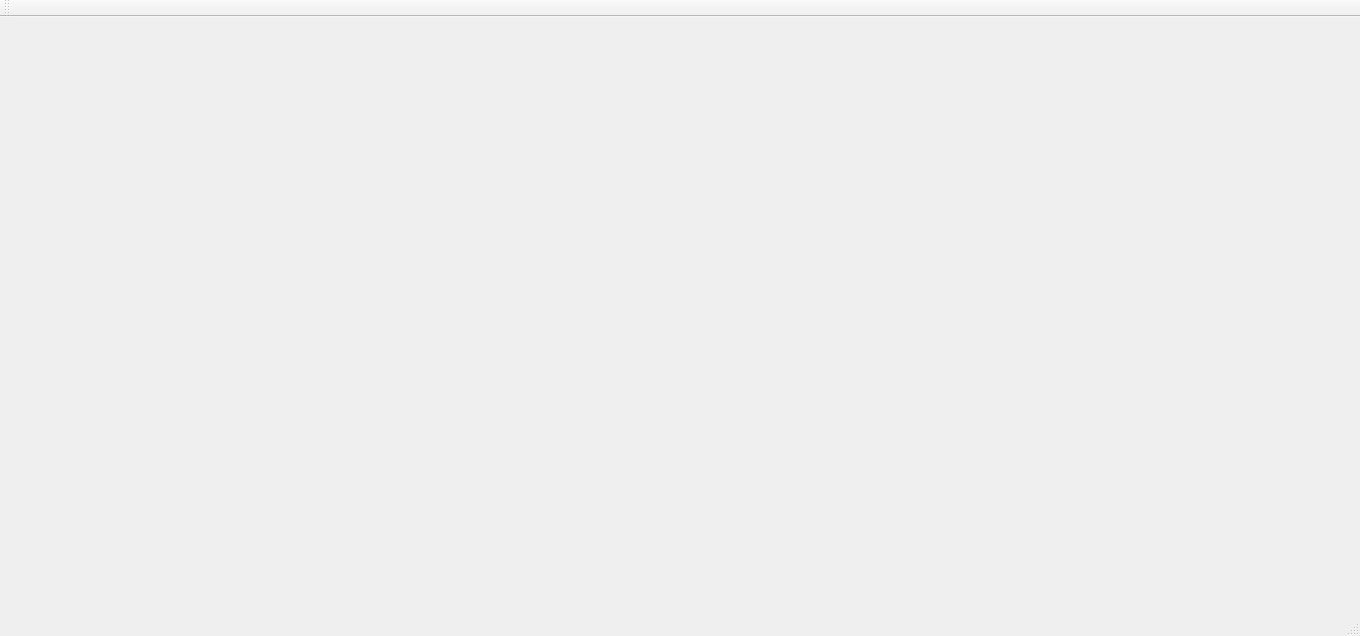
<?xml version="1.0" encoding="UTF-8"?>
<ui version="4.0">
 <class>MainWindow</class>
 <widget class="QMainWindow" name="MainWindow">
  <property name="geometry">
   <rect>
    <x>0</x>
    <y>0</y>
    <width>1360</width>
    <height>636</height>
   </rect>
  </property>
  <property name="windowTitle">
   <string>MainWindow</string>
  </property>
  <widget class="QWidget" name="centralWidget">
   <layout class="QHBoxLayout" name="horizontalLayout_2">
    <item>
     <layout class="QHBoxLayout" name="horizontalLayout">
      <property name="sizeConstraint">
       <enum>QLayout::SetMaximumSize</enum>
      </property>
     </layout>
    </item>
   </layout>
  </widget>
  <widget class="QMenuBar" name="menuBar">
   <property name="geometry">
    <rect>
     <x>0</x>
     <y>0</y>
     <width>1360</width>
     <height>25</height>
    </rect>
   </property>
  </widget>
  <widget class="QToolBar" name="mainToolBar">
   <attribute name="toolBarArea">
    <enum>TopToolBarArea</enum>
   </attribute>
   <attribute name="toolBarBreak">
    <bool>false</bool>
   </attribute>
  </widget>
  <widget class="QStatusBar" name="statusBar"/>
 </widget>
 <layoutdefault spacing="6" margin="11"/>
 <resources/>
 <connections/>
</ui>
